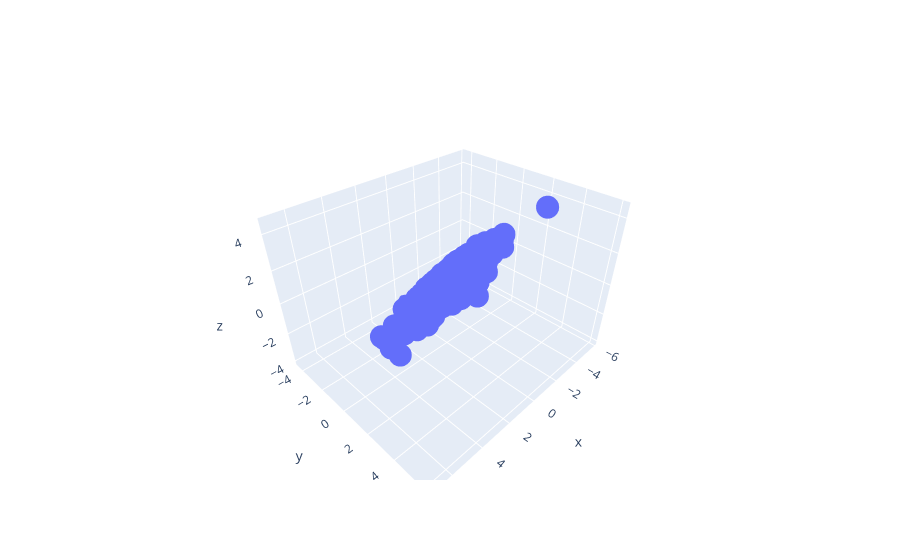

Source (notebook cell):
### Markdown cell above
In order to reverse the projection to map back to the original 3D space, we need to apply the transformation that is opposite to the one represented by the projection matrix. We can do this by simply multiplying the projected samples by the inverse of the projection matrix. This will map the samples from the 2D subspace back tot he original 3D spcae. Then, we will visualize the reconstructed points with a scatterplot.

### Code cell
inverse_projection_matrix = np.linalg.pinv(projection_matrix)
reconstructed_samples = np.dot(projected_samples, inverse_projection_matrix)

fig = go.Figure()

fig.add_trace(go.Scatter3d(
    x=reconstructed_samples[:, 0],
    y=reconstructed_samples[:, 1],
    z=reconstructed_samples[:, 2],
    mode='markers',
    #marker=dict(size=6, opacity=0.5, color='blue'),
    #name='Reconstructed Samples'
))
fig.show()

### Figure 1 — Plotly figure (JSON) as saved in the notebook; plotly's stock layout.template omitted (floating-point values rounded to 4 significant figures; data arrays with more than 128 entries replaced by an {"elided": "..."} marker saying what was removed)
{"data": [{"mode": "markers", "type": "scatter3d", "x": {"elided": "1000 float values"}, "y": {"elided": "1000 float values"}, "z": {"elided": "1000 float values"}}], "layout": {}}
